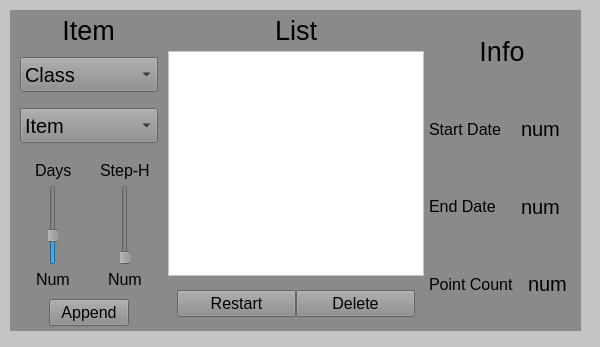
<?xml version="1.0" encoding="UTF-8"?>
<ui version="4.0">
 <class>Parcer</class>
 <widget class="QMainWindow" name="Parcer">
  <property name="geometry">
   <rect>
    <x>0</x>
    <y>0</y>
    <width>600</width>
    <height>347</height>
   </rect>
  </property>
  <property name="windowTitle">
   <string>MainWindow</string>
  </property>
  <property name="styleSheet">
   <string notr="true">background-color: rgb(195, 195, 195);</string>
  </property>
  <widget class="QWidget" name="centralwidget">
   <widget class="QFrame" name="main_frame">
    <property name="geometry">
     <rect>
      <x>10</x>
      <y>10</y>
      <width>571</width>
      <height>321</height>
     </rect>
    </property>
    <layout class="QHBoxLayout" name="grouper_frame">
     <property name="spacing">
      <number>0</number>
     </property>
     <property name="leftMargin">
      <number>0</number>
     </property>
     <property name="topMargin">
      <number>0</number>
     </property>
     <property name="rightMargin">
      <number>0</number>
     </property>
     <property name="bottomMargin">
      <number>0</number>
     </property>
     <item>
      <widget class="QFrame" name="parameters_verticalFrame">
       <property name="sizePolicy">
        <sizepolicy hsizetype="Expanding" vsizetype="Expanding">
         <horstretch>0</horstretch>
         <verstretch>0</verstretch>
        </sizepolicy>
       </property>
       <property name="maximumSize">
        <size>
         <width>16777215</width>
         <height>16777215</height>
        </size>
       </property>
       <property name="styleSheet">
        <string notr="true">background-color: rgb(138, 138, 138);</string>
       </property>
       <layout class="QVBoxLayout" name="verticalLayout_4">
        <property name="spacing">
         <number>0</number>
        </property>
        <property name="leftMargin">
         <number>0</number>
        </property>
        <property name="topMargin">
         <number>5</number>
        </property>
        <property name="rightMargin">
         <number>0</number>
        </property>
        <property name="bottomMargin">
         <number>5</number>
        </property>
        <item alignment="Qt::AlignHCenter|Qt::AlignVCenter">
         <widget class="QLabel" name="name_section1_label">
          <property name="sizePolicy">
           <sizepolicy hsizetype="Expanding" vsizetype="Expanding">
            <horstretch>0</horstretch>
            <verstretch>0</verstretch>
           </sizepolicy>
          </property>
          <property name="minimumSize">
           <size>
            <width>20</width>
            <height>20</height>
           </size>
          </property>
          <property name="maximumSize">
           <size>
            <width>16777215</width>
            <height>16777215</height>
           </size>
          </property>
          <property name="font">
           <font>
            <pointsize>20</pointsize>
           </font>
          </property>
          <property name="text">
           <string>Item</string>
          </property>
          <property name="alignment">
           <set>Qt::AlignCenter</set>
          </property>
         </widget>
        </item>
        <item>
         <widget class="QFrame" name="comboBox_verticalFrame">
          <layout class="QVBoxLayout" name="verticalLayout_7">
           <property name="spacing">
            <number>10</number>
           </property>
           <property name="leftMargin">
            <number>10</number>
           </property>
           <property name="topMargin">
            <number>5</number>
           </property>
           <property name="rightMargin">
            <number>10</number>
           </property>
           <property name="bottomMargin">
            <number>5</number>
           </property>
           <item>
            <widget class="QComboBox" name="class_comboBox">
             <property name="sizePolicy">
              <sizepolicy hsizetype="Expanding" vsizetype="Expanding">
               <horstretch>0</horstretch>
               <verstretch>0</verstretch>
              </sizepolicy>
             </property>
             <property name="minimumSize">
              <size>
               <width>35</width>
               <height>0</height>
              </size>
             </property>
             <property name="maximumSize">
              <size>
               <width>16777215</width>
               <height>35</height>
              </size>
             </property>
             <property name="font">
              <font>
               <pointsize>15</pointsize>
              </font>
             </property>
             <item>
              <property name="text">
               <string>Class</string>
              </property>
             </item>
            </widget>
           </item>
           <item>
            <widget class="QComboBox" name="item_comboBox">
             <property name="sizePolicy">
              <sizepolicy hsizetype="Expanding" vsizetype="Expanding">
               <horstretch>0</horstretch>
               <verstretch>0</verstretch>
              </sizepolicy>
             </property>
             <property name="minimumSize">
              <size>
               <width>100</width>
               <height>0</height>
              </size>
             </property>
             <property name="maximumSize">
              <size>
               <width>16777215</width>
               <height>35</height>
              </size>
             </property>
             <property name="font">
              <font>
               <pointsize>15</pointsize>
              </font>
             </property>
             <item>
              <property name="text">
               <string>Item</string>
              </property>
             </item>
            </widget>
           </item>
          </layout>
         </widget>
        </item>
        <item>
         <widget class="QFrame" name="slider_horizontalFrame">
          <layout class="QHBoxLayout" name="horizontalLayout">
           <property name="spacing">
            <number>5</number>
           </property>
           <property name="leftMargin">
            <number>10</number>
           </property>
           <property name="topMargin">
            <number>5</number>
           </property>
           <property name="rightMargin">
            <number>10</number>
           </property>
           <property name="bottomMargin">
            <number>10</number>
           </property>
           <item>
            <widget class="QFrame" name="slider1_horizontalFrame">
             <property name="sizePolicy">
              <sizepolicy hsizetype="Expanding" vsizetype="Expanding">
               <horstretch>0</horstretch>
               <verstretch>0</verstretch>
              </sizepolicy>
             </property>
             <property name="minimumSize">
              <size>
               <width>40</width>
               <height>80</height>
              </size>
             </property>
             <property name="maximumSize">
              <size>
               <width>16777215</width>
               <height>16777215</height>
              </size>
             </property>
             <layout class="QVBoxLayout" name="verticalLayout">
              <property name="spacing">
               <number>5</number>
              </property>
              <property name="leftMargin">
               <number>0</number>
              </property>
              <property name="topMargin">
               <number>0</number>
              </property>
              <property name="rightMargin">
               <number>0</number>
              </property>
              <property name="bottomMargin">
               <number>0</number>
              </property>
              <item alignment="Qt::AlignHCenter|Qt::AlignVCenter">
               <widget class="QLabel" name="sl1_mane_label">
                <property name="font">
                 <font>
                  <pointsize>12</pointsize>
                 </font>
                </property>
                <property name="text">
                 <string>Days</string>
                </property>
               </widget>
              </item>
              <item alignment="Qt::AlignHCenter|Qt::AlignVCenter">
               <widget class="QSlider" name="verticalSlider_1">
                <property name="sizePolicy">
                 <sizepolicy hsizetype="Expanding" vsizetype="Expanding">
                  <horstretch>0</horstretch>
                  <verstretch>0</verstretch>
                 </sizepolicy>
                </property>
                <property name="minimumSize">
                 <size>
                  <width>10</width>
                  <height>30</height>
                 </size>
                </property>
                <property name="maximumSize">
                 <size>
                  <width>10</width>
                  <height>80</height>
                 </size>
                </property>
                <property name="minimum">
                 <number>3</number>
                </property>
                <property name="maximum">
                 <number>15</number>
                </property>
                <property name="value">
                 <number>7</number>
                </property>
                <property name="orientation">
                 <enum>Qt::Vertical</enum>
                </property>
               </widget>
              </item>
              <item alignment="Qt::AlignHCenter|Qt::AlignVCenter">
               <widget class="QLabel" name="sl1_value_label">
                <property name="font">
                 <font>
                  <pointsize>12</pointsize>
                 </font>
                </property>
                <property name="text">
                 <string>Num</string>
                </property>
               </widget>
              </item>
             </layout>
            </widget>
           </item>
           <item>
            <widget class="QFrame" name="slider2_horizontalFrame">
             <property name="sizePolicy">
              <sizepolicy hsizetype="Expanding" vsizetype="Expanding">
               <horstretch>0</horstretch>
               <verstretch>0</verstretch>
              </sizepolicy>
             </property>
             <property name="minimumSize">
              <size>
               <width>40</width>
               <height>80</height>
              </size>
             </property>
             <property name="maximumSize">
              <size>
               <width>16777215</width>
               <height>16777215</height>
              </size>
             </property>
             <layout class="QVBoxLayout" name="verticalLayout_2">
              <property name="spacing">
               <number>5</number>
              </property>
              <property name="leftMargin">
               <number>0</number>
              </property>
              <property name="topMargin">
               <number>0</number>
              </property>
              <property name="rightMargin">
               <number>0</number>
              </property>
              <property name="bottomMargin">
               <number>0</number>
              </property>
              <item alignment="Qt::AlignHCenter|Qt::AlignVCenter">
               <widget class="QLabel" name="sl2_name_label">
                <property name="font">
                 <font>
                  <pointsize>12</pointsize>
                 </font>
                </property>
                <property name="text">
                 <string>Step-H</string>
                </property>
               </widget>
              </item>
              <item alignment="Qt::AlignHCenter|Qt::AlignVCenter">
               <widget class="QSlider" name="verticalSlider_2">
                <property name="sizePolicy">
                 <sizepolicy hsizetype="Expanding" vsizetype="Expanding">
                  <horstretch>0</horstretch>
                  <verstretch>0</verstretch>
                 </sizepolicy>
                </property>
                <property name="minimumSize">
                 <size>
                  <width>10</width>
                  <height>30</height>
                 </size>
                </property>
                <property name="maximumSize">
                 <size>
                  <width>10</width>
                  <height>80</height>
                 </size>
                </property>
                <property name="minimum">
                 <number>1</number>
                </property>
                <property name="maximum">
                 <number>6</number>
                </property>
                <property name="value">
                 <number>1</number>
                </property>
                <property name="orientation">
                 <enum>Qt::Vertical</enum>
                </property>
               </widget>
              </item>
              <item alignment="Qt::AlignHCenter|Qt::AlignVCenter">
               <widget class="QLabel" name="sl2_value_label">
                <property name="font">
                 <font>
                  <pointsize>12</pointsize>
                 </font>
                </property>
                <property name="text">
                 <string>Num</string>
                </property>
               </widget>
              </item>
             </layout>
            </widget>
           </item>
          </layout>
         </widget>
        </item>
        <item alignment="Qt::AlignHCenter|Qt::AlignVCenter">
         <widget class="QPushButton" name="append_pushButton">
          <property name="sizePolicy">
           <sizepolicy hsizetype="Expanding" vsizetype="Expanding">
            <horstretch>0</horstretch>
            <verstretch>0</verstretch>
           </sizepolicy>
          </property>
          <property name="minimumSize">
           <size>
            <width>0</width>
            <height>0</height>
           </size>
          </property>
          <property name="maximumSize">
           <size>
            <width>16777215</width>
            <height>16777215</height>
           </size>
          </property>
          <property name="font">
           <font>
            <pointsize>12</pointsize>
           </font>
          </property>
          <property name="text">
           <string>Append</string>
          </property>
         </widget>
        </item>
       </layout>
      </widget>
     </item>
     <item>
      <widget class="QFrame" name="list_items_verticalFrame">
       <property name="sizePolicy">
        <sizepolicy hsizetype="Expanding" vsizetype="Expanding">
         <horstretch>0</horstretch>
         <verstretch>0</verstretch>
        </sizepolicy>
       </property>
       <property name="minimumSize">
        <size>
         <width>0</width>
         <height>0</height>
        </size>
       </property>
       <property name="maximumSize">
        <size>
         <width>16777215</width>
         <height>16777215</height>
        </size>
       </property>
       <property name="styleSheet">
        <string notr="true">background-color: rgb(138, 138, 138);
</string>
       </property>
       <layout class="QVBoxLayout" name="verticalLayout_5">
        <property name="spacing">
         <number>5</number>
        </property>
        <property name="leftMargin">
         <number>0</number>
        </property>
        <property name="topMargin">
         <number>5</number>
        </property>
        <property name="rightMargin">
         <number>0</number>
        </property>
        <property name="bottomMargin">
         <number>5</number>
        </property>
        <item alignment="Qt::AlignHCenter|Qt::AlignVCenter">
         <widget class="QLabel" name="name_section2_label">
          <property name="minimumSize">
           <size>
            <width>0</width>
            <height>0</height>
           </size>
          </property>
          <property name="maximumSize">
           <size>
            <width>16777215</width>
            <height>16777215</height>
           </size>
          </property>
          <property name="font">
           <font>
            <pointsize>20</pointsize>
           </font>
          </property>
          <property name="text">
           <string>List</string>
          </property>
          <property name="alignment">
           <set>Qt::AlignCenter</set>
          </property>
         </widget>
        </item>
        <item>
         <widget class="QListView" name="listView">
          <property name="sizePolicy">
           <sizepolicy hsizetype="Expanding" vsizetype="Expanding">
            <horstretch>0</horstretch>
            <verstretch>0</verstretch>
           </sizepolicy>
          </property>
          <property name="styleSheet">
           <string notr="true">background-color: rgb(255, 255, 255);</string>
          </property>
          <property name="lineWidth">
           <number>1</number>
          </property>
          <property name="viewMode">
           <enum>QListView::ListMode</enum>
          </property>
         </widget>
        </item>
        <item>
         <widget class="QFrame" name="verticalFrame">
          <layout class="QHBoxLayout" name="horizontalLayout_2">
           <property name="spacing">
            <number>0</number>
           </property>
           <item>
            <widget class="QPushButton" name="pushButton_3">
             <property name="sizePolicy">
              <sizepolicy hsizetype="Preferred" vsizetype="Preferred">
               <horstretch>0</horstretch>
               <verstretch>0</verstretch>
              </sizepolicy>
             </property>
             <property name="minimumSize">
              <size>
               <width>0</width>
               <height>0</height>
              </size>
             </property>
             <property name="maximumSize">
              <size>
               <width>16777215</width>
               <height>16777215</height>
              </size>
             </property>
             <property name="font">
              <font>
               <pointsize>12</pointsize>
              </font>
             </property>
             <property name="text">
              <string>Restart</string>
             </property>
            </widget>
           </item>
           <item>
            <widget class="QPushButton" name="pushButton_2">
             <property name="sizePolicy">
              <sizepolicy hsizetype="Preferred" vsizetype="Preferred">
               <horstretch>0</horstretch>
               <verstretch>0</verstretch>
              </sizepolicy>
             </property>
             <property name="minimumSize">
              <size>
               <width>0</width>
               <height>0</height>
              </size>
             </property>
             <property name="maximumSize">
              <size>
               <width>16777215</width>
               <height>16777215</height>
              </size>
             </property>
             <property name="font">
              <font>
               <pointsize>12</pointsize>
              </font>
             </property>
             <property name="text">
              <string>Delete</string>
             </property>
            </widget>
           </item>
          </layout>
         </widget>
        </item>
       </layout>
      </widget>
     </item>
     <item>
      <widget class="QFrame" name="item_info_verticalFrame">
       <property name="sizePolicy">
        <sizepolicy hsizetype="Expanding" vsizetype="Expanding">
         <horstretch>0</horstretch>
         <verstretch>0</verstretch>
        </sizepolicy>
       </property>
       <property name="layoutDirection">
        <enum>Qt::LeftToRight</enum>
       </property>
       <property name="styleSheet">
        <string notr="true">background-color: rgb(138, 138, 138);</string>
       </property>
       <layout class="QVBoxLayout" name="verticalLayout_6">
        <property name="spacing">
         <number>5</number>
        </property>
        <property name="leftMargin">
         <number>5</number>
        </property>
        <property name="topMargin">
         <number>5</number>
        </property>
        <property name="rightMargin">
         <number>5</number>
        </property>
        <property name="bottomMargin">
         <number>10</number>
        </property>
        <item alignment="Qt::AlignHCenter|Qt::AlignVCenter">
         <widget class="QLabel" name="name_section3_label">
          <property name="sizePolicy">
           <sizepolicy hsizetype="Preferred" vsizetype="Preferred">
            <horstretch>0</horstretch>
            <verstretch>0</verstretch>
           </sizepolicy>
          </property>
          <property name="maximumSize">
           <size>
            <width>16777215</width>
            <height>16777215</height>
           </size>
          </property>
          <property name="font">
           <font>
            <pointsize>20</pointsize>
           </font>
          </property>
          <property name="text">
           <string>Info</string>
          </property>
          <property name="alignment">
           <set>Qt::AlignCenter</set>
          </property>
         </widget>
        </item>
        <item>
         <widget class="QFrame" name="stage_1_horizontalFrame">
          <property name="minimumSize">
           <size>
            <width>0</width>
            <height>50</height>
           </size>
          </property>
          <layout class="QHBoxLayout" name="horizontalLayout_3">
           <property name="spacing">
            <number>5</number>
           </property>
           <property name="leftMargin">
            <number>0</number>
           </property>
           <property name="topMargin">
            <number>0</number>
           </property>
           <property name="rightMargin">
            <number>0</number>
           </property>
           <property name="bottomMargin">
            <number>0</number>
           </property>
           <item alignment="Qt::AlignLeft|Qt::AlignVCenter">
            <widget class="QLabel" name="start_date_label">
             <property name="font">
              <font>
               <pointsize>12</pointsize>
              </font>
             </property>
             <property name="text">
              <string>Start Date</string>
             </property>
            </widget>
           </item>
           <item alignment="Qt::AlignHCenter|Qt::AlignVCenter">
            <widget class="QLabel" name="start_date_value_label">
             <property name="font">
              <font>
               <pointsize>15</pointsize>
              </font>
             </property>
             <property name="text">
              <string>num</string>
             </property>
            </widget>
           </item>
          </layout>
         </widget>
        </item>
        <item>
         <widget class="QFrame" name="stage_2_horizontalFrame">
          <property name="minimumSize">
           <size>
            <width>0</width>
            <height>50</height>
           </size>
          </property>
          <layout class="QHBoxLayout" name="horizontalLayout_4">
           <property name="spacing">
            <number>5</number>
           </property>
           <property name="leftMargin">
            <number>0</number>
           </property>
           <property name="topMargin">
            <number>0</number>
           </property>
           <property name="rightMargin">
            <number>0</number>
           </property>
           <property name="bottomMargin">
            <number>0</number>
           </property>
           <item alignment="Qt::AlignLeft|Qt::AlignVCenter">
            <widget class="QLabel" name="end_date_label">
             <property name="font">
              <font>
               <pointsize>12</pointsize>
              </font>
             </property>
             <property name="text">
              <string>End Date</string>
             </property>
            </widget>
           </item>
           <item alignment="Qt::AlignHCenter|Qt::AlignVCenter">
            <widget class="QLabel" name="end_date_value_label">
             <property name="font">
              <font>
               <pointsize>15</pointsize>
              </font>
             </property>
             <property name="text">
              <string>num</string>
             </property>
            </widget>
           </item>
          </layout>
         </widget>
        </item>
        <item>
         <widget class="QFrame" name="stage_3_horizontalFrame">
          <property name="minimumSize">
           <size>
            <width>0</width>
            <height>50</height>
           </size>
          </property>
          <layout class="QHBoxLayout" name="horizontalLayout_5">
           <property name="spacing">
            <number>5</number>
           </property>
           <property name="leftMargin">
            <number>0</number>
           </property>
           <property name="topMargin">
            <number>0</number>
           </property>
           <property name="rightMargin">
            <number>0</number>
           </property>
           <property name="bottomMargin">
            <number>0</number>
           </property>
           <item alignment="Qt::AlignLeft|Qt::AlignVCenter">
            <widget class="QLabel" name="point_count_label">
             <property name="font">
              <font>
               <pointsize>12</pointsize>
              </font>
             </property>
             <property name="text">
              <string>Point Count</string>
             </property>
            </widget>
           </item>
           <item alignment="Qt::AlignHCenter|Qt::AlignVCenter">
            <widget class="QLabel" name="point_count_value_label">
             <property name="font">
              <font>
               <pointsize>15</pointsize>
              </font>
             </property>
             <property name="text">
              <string>num</string>
             </property>
            </widget>
           </item>
          </layout>
         </widget>
        </item>
       </layout>
      </widget>
     </item>
    </layout>
   </widget>
  </widget>
 </widget>
 <resources/>
 <connections/>
</ui>
